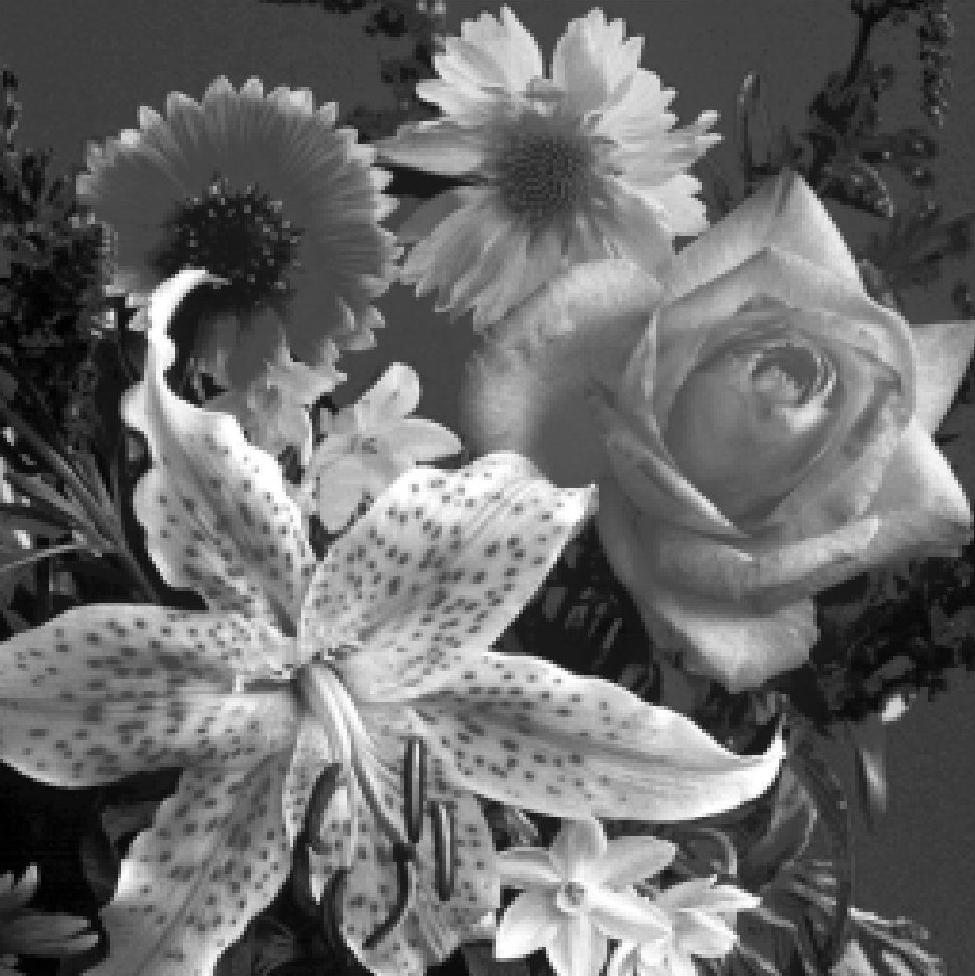
#> input picture flowers.jpg, 975 x 976 px
$ python 2_1.py
#> lines starting #> are read from the running program, lines starting #| are printed output that depends on the picture
import cv2
import numpy as np
from skimage.metrics import mean_squared_error
import matplotlib.pyplot as plt

#υνάρτηση για προσθήκη AWGN με SNR και αρχικοποίηση περιβάλλοντος
def add_awgn(img, snr_db):
    img = img.astype(np.float32) / 255.0
    signal_power = np.mean(img**2)
    snr_linear = 10 ** (snr_db / 10.0)
    noise_power = signal_power / snr_linear
    noise = np.random.normal(0, np.sqrt(noise_power), img.shape).astype(np.float32)
    noisy = np.clip(img + noise, 0, 1)
    return (noisy * 255).astype(np.uint8)

#Συνάρτηση για MSE
def compute_mse(original, processed):
    return mean_squared_error(original, processed)

# Φόρτωση εικόνας
img = cv2.imread("flowers.jpg")
#> img is the input picture: shape (976, 975, 3); min 0, max 255, mean 106.3
img = cv2.cvtColor(img, cv2.COLOR_BGR2RGB)

# Παράμετροι
snr_values = [10, 15, 18]
kernel_sizes = [5, 7, 9]

results = {}

# Δημιουργία grid
fig, axes = plt.subplots(len(snr_values), len(kernel_sizes)+2, figsize=(15, 10))
fig.suptitle("Μάσκα μέσου όρου σε AWGN", fontsize=16)

for i, snr in enumerate(snr_values):
    noisy_img = add_awgn(img, snr)
    axes[i, 0].imshow(img)
    axes[i, 0].set_title("Original")
    axes[i, 0].axis("off")

    axes[i, 1].imshow(noisy_img)
    axes[i, 1].set_title(f"Noisy SNR={snr}dB")
    axes[i, 1].axis("off")

    for j, k in enumerate(kernel_sizes):
        filtered = cv2.blur(noisy_img, (k, k))
        mse = compute_mse(img, filtered)
        results[(snr, k)] = mse

        axes[i, j+2].imshow(filtered)
        axes[i, j+2].set_title(f"Mean {k}x{k}\nMSE={mse:.3f}")
        axes[i, j+2].axis("off")
#> this loop made 3 passes
#> noise_power in add_awgn on passes 1 to 3: 0.023, 0.00727, 0.00365
#> pass 1, in add_awgn, `noise = np.random.normal(0, np.sqrt(noise_power), img.shape).astype(np..`:
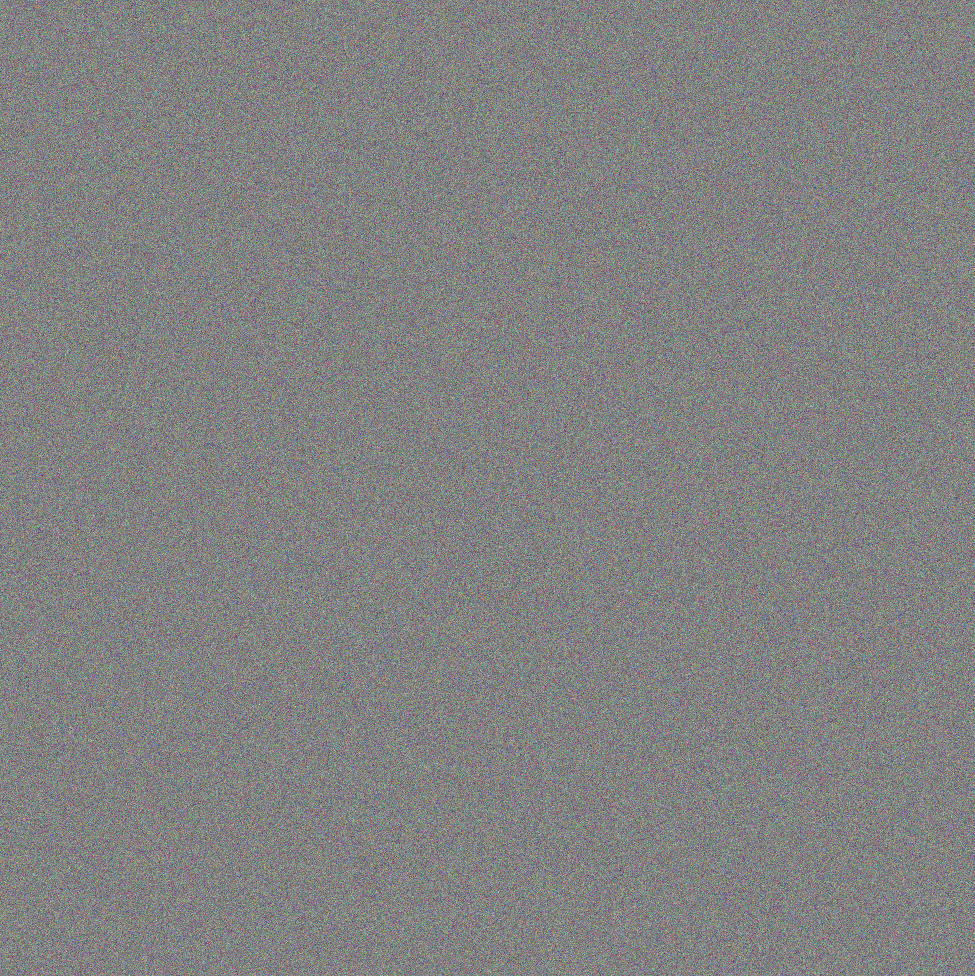
#> noise: shape (976, 975, 3) float32; mean of channels 0, 1, 2 -7.18e-05, 0.000198, -3.42e-05; drawn with min black and max white
#> pass 1, in add_awgn, `noisy = np.clip(img + noise, 0, 1)`:
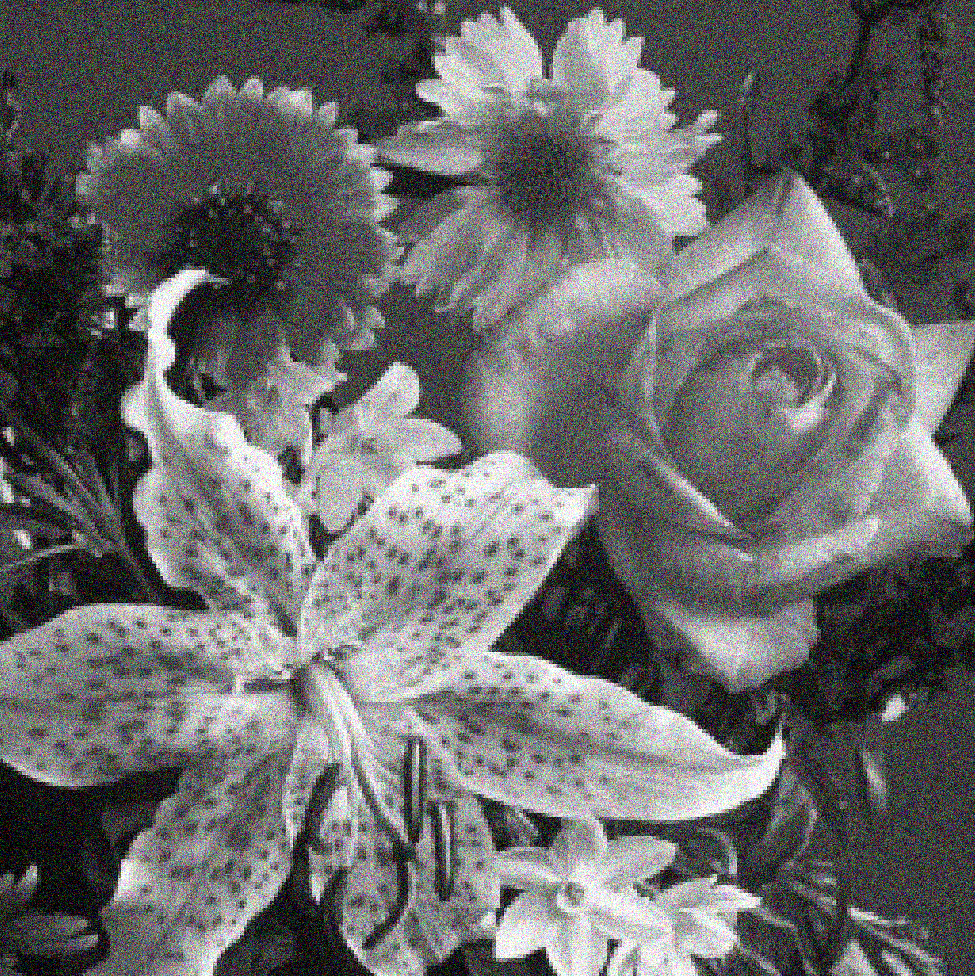
#> noisy: shape (976, 975, 3) float32; mean of channels 0, 1, 2 0.42, 0.42, 0.42; drawn as B, G, R
#> pass 1, `noisy_img = add_awgn(img, snr)`:
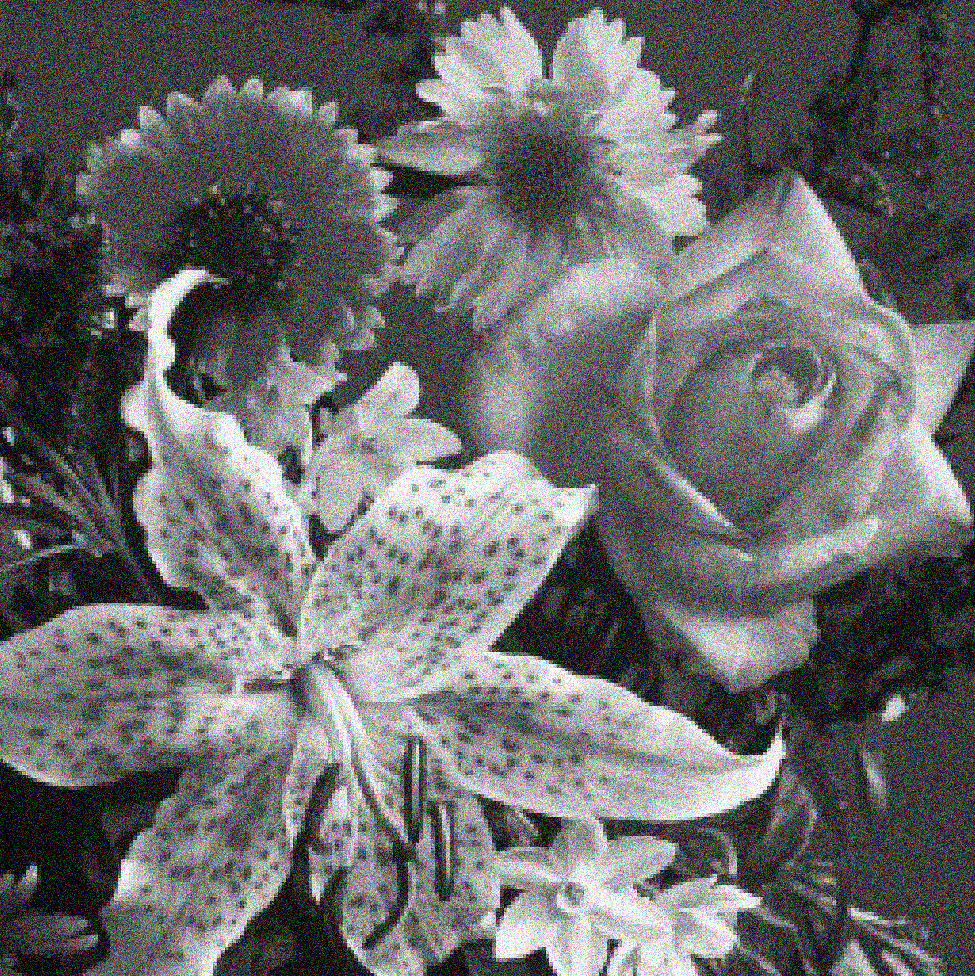
#> noisy_img: shape (976, 975, 3); mean R, G, B 106.6, 106.6, 106.6
#> after the loop, results = 9 items

plt.tight_layout()
plt.show()
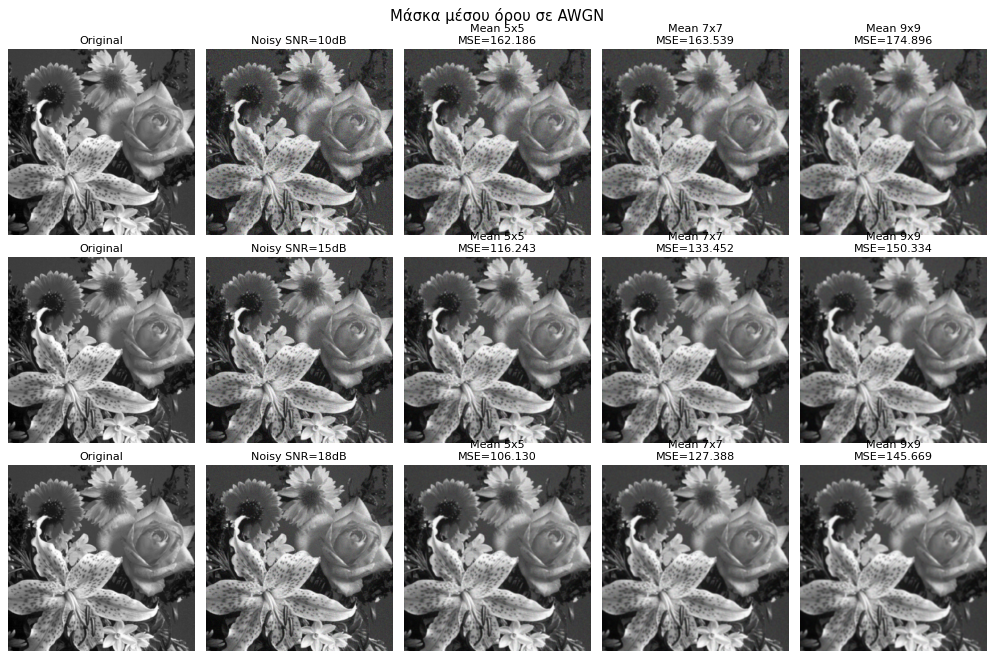
#> figure drawn by matplotlib, 15 panels

# Εκτύπωση αποτελεσμάτων
for key, value in results.items():
    snr, k = key
    print(f"SNR={snr} dB, Kernel={k}x{k} -> MSE={value:.4f}")
#> this loop made 9 passes
#> (value, snr, k) on passes 1 to 9: (162.2, 10, 5), (163.5, 10, 7), (174.9, 10, 9), (116.2, 15, 5), (133.5, 15, 7), (150.3, 15, 9), (106.1, 18, 5), (127.4, 18, 7), (145.7, 18, 9)
#| SNR=10 dB, Kernel=5x5 -> MSE=162.1857
#| SNR=10 dB, Kernel=7x7 -> MSE=163.5394
#| SNR=10 dB, Kernel=9x9 -> MSE=174.8957
#| SNR=15 dB, Kernel=5x5 -> MSE=116.2430
#| SNR=15 dB, Kernel=7x7 -> MSE=133.4520
#| SNR=15 dB, Kernel=9x9 -> MSE=150.3344
#| SNR=18 dB, Kernel=5x5 -> MSE=106.1302
#| SNR=18 dB, Kernel=7x7 -> MSE=127.3883
#> (further printed lines are left out)

$ run again, with car.jpg copied over flowers.jpg
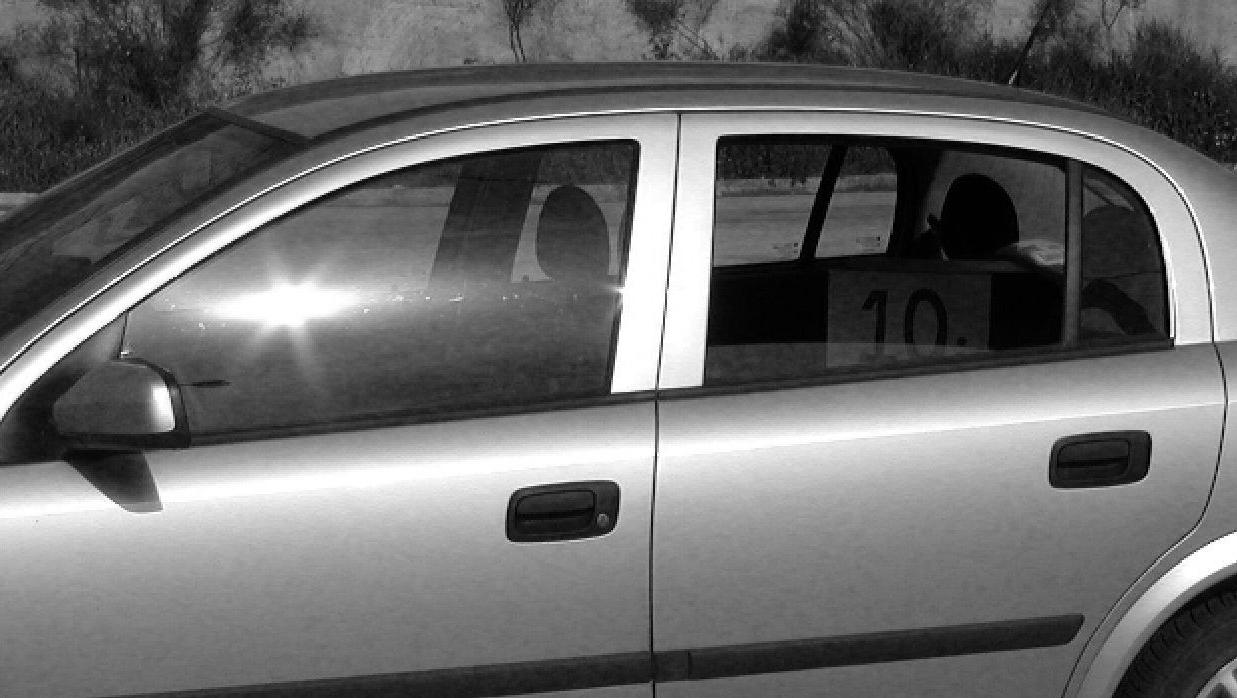
#> input picture car.jpg, 1237 x 698 px
#> img is the input picture: shape (698, 1237, 3); min 0, max 255, mean 107.4
#> the loop `for i, snr in enumerate(snr_values):` made 3 passes
#> noise_power in add_awgn on passes 1 to 3: 0.0246, 0.00777, 0.00389
#> pass 1, in add_awgn, `noise = np.random.normal(0, np.sqrt(noise_power), img.shape).astype(np..`:
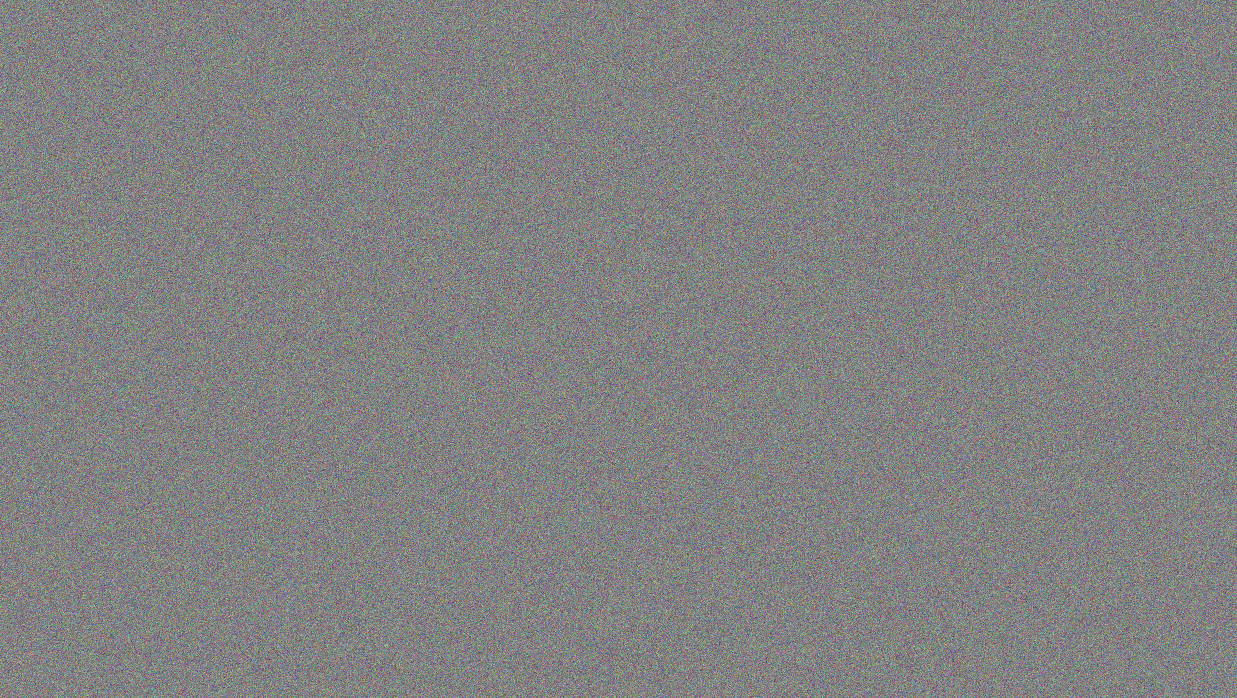
#> noise: shape (698, 1237, 3) float32; mean of channels 0, 1, 2 -0.000153, 0.000225, 5.84e-05; drawn with min black and max white
#> pass 1, `noisy_img = add_awgn(img, snr)`:
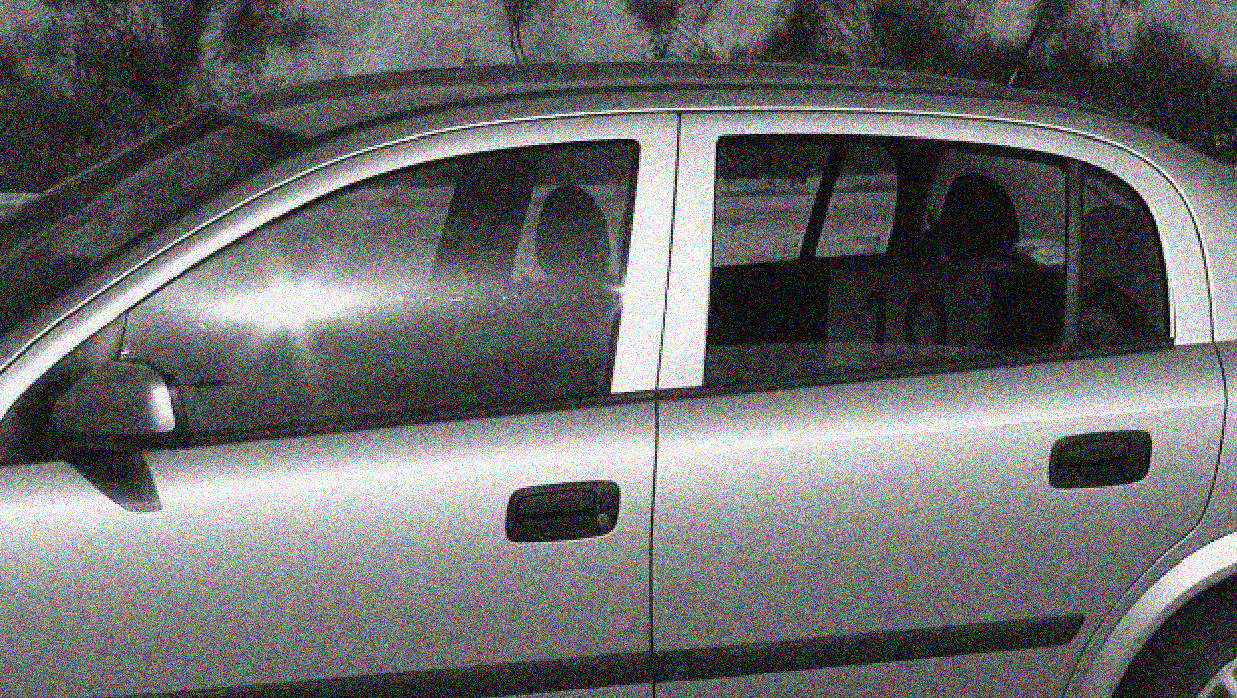
#> noisy_img: shape (698, 1237, 3); mean R, G, B 107.6, 107.7, 107.7
#> after the loop `for i, snr in enumerate(snr_values):`: results = 9 items
#> the loop `for key, value in results.items():` made 9 passes
#> (value, snr, k) on passes 1 to 8: (191, 10, 5), (210.7, 10, 7), (244.8, 10, 9), (133.1, 15, 5), (169.4, 15, 7), (210.2, 15, 9), (120.3, 18, 5), (160.8, 18, 7)
#> (printed output is left out)
